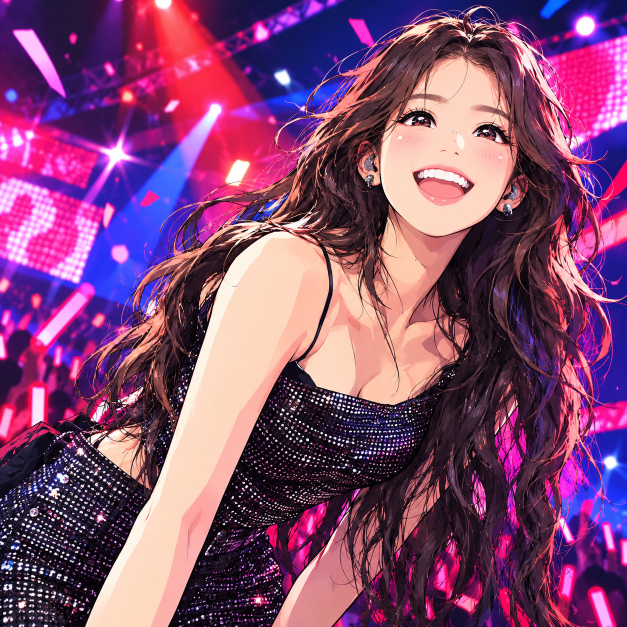
#> input picture concert/assets/reference.jpg, 1254 x 1254 px (shown at 1/2 size); its folder holds 2 pictures in this run
$ python gen_trace.py
#> lines starting #> are read from the running program, lines starting #| are printed output that depends on the picture
#!/usr/bin/env python3
"""벡터 트레이싱(trace) 데이터 생성기.

원본을 수만 개의 채운 벡터 도형(평면색·선형 그라디언트)으로 바꿔 concert/js/trace/data.js에 쓴다.

    python3 concert/tools/gen_trace.py                  # data.js 생성 (1~2분)
    python3 concert/tools/gen_trace.py --cache DIR      # 분할 결과를 DIR에 캐시 (조정할 때 빠르게)
    python3 concert/tools/gen_trace.py --vtracer x.svg  # 비교용 vtracer 기준선 (pip install vtracer==0.6.15)

필요한 것: numpy, opencv-python, scipy, Pillow, 그리고 C 컴파일러(cc/gcc/clang).
영역 병합기(C, 아래 MERGE_C)는 처음 실행할 때 concert/tools/bin/에 컴파일된다 (git에서 제외되는 폴더).
배경 마스크 tools/analysis/mask_bg.png가 있으면 무대 배경을 따로 층으로 나눈다 (인트로에서 무대가 먼저 켜진다).

알고리즘
  1. 분할: 화소 하나하나를 영역으로 시작해, 이웃 영역 쌍을 '합쳤을 때 늘어나는 오차 − 없어지는 경계 비용
     − 영역 하나의 비용'이 가장 작은 것부터 합친다 (Mumford–Shah 에너지의 탐욕적 최소화, C로 구현).
     영역의 색 모형은 평면색과 아핀 그라디언트(+mu) 중 싼 쪽. 얼굴 쪽 화소는 가중치를 높여 잘게 나뉜다.
     경계 비용(lam)을 낮추고 영역 비용(rho)을 높이면 같은 크기에서 가늘고 긴 머리카락 획이 더 잘 남는다.
  2. 채우기: 영역마다 평면색, 또는 방향 하나짜리 선형 그라디언트(createLinearGradient와 같은 모형)를
     최소제곱으로 맞춘다 (64방향 중 오차를 가장 줄이는 방향).
  3. 칠하는 순서: 배경 층 → 인물 층, 층 안에서는 구멍을 메운 면적이 큰 것부터. 앞 도형은 뒤 도형 밑으로
     1px 더 뻗고, 뒤에 칠할 영역만 든 구멍은 메워서 칠하므로 도형 사이에 틈이 생기지 않는다 ('쌓기').
     앞 층 영역이 든 구멍은 하위 경로(evenodd)로 남긴다.
  4. 외곽선: 2배 확대 마스크의 윤곽을 픽셀 모서리(crack) 좌표로 되돌려 정확한 계단 다각형을 얻고,
     계단의 직선 구간 중점을 이어 매끈하게 한다. 그다음 앞에 칠한 영역과 맞닿은 꼭짓점을 법선 방향으로
     옮겨 원본의 안티앨리어싱 경계(안팎 색의 50% 지점)에 맞추고 (1/4px 정밀도), Douglas–Peucker로 줄인다.
     꺾이는 점은 모서리로 표시하고 나머지는 런타임에 Catmull–Rom 곡선으로 잇는다.
  실험했지만 기본으로 쓰지 않는 것: 2배 확대 분할(--scale 2, 4분·2.6GB에 이득 없음), 별도 선화 층
  (--ink, 이 밀도에서는 영역 층이 이미 선을 담아 오차만 조금 는다), Taubin 다듬기(가는 획이 사라짐),
  배경 층 흐림(--blur 1, 보기에는 부드럽지만 모든 배율에서 오차가 는다), 겹침 층위별 Z-순서 정렬(압축이 나빠짐).

데이터 형식 (zlib 압축 → base64, window.ConcertData.trace)
  머리: 'TRC4', u16 너비, u16 높이, u32 도형 수, u8×3 바탕색, u8 좌표 단위(1/n px), u8 층 수,
        층마다 (u32 도형 수, u8 흐림×10), 스트림 길이(u32) 5개
  스트림 (varint는 7비트씩 LEB128, zz는 지그재그 부호 변환)
    kind   도형마다 1바이트: 0 평면색, 1 그라디언트
    color  평면색 RGB 3바이트, 그라디언트는 RGB 두 개 + 끝점 4개(varint, 반 픽셀 단위 절댓값)
    count  하위 경로마다 (꼭짓점 수 << 2 | 첫 점 모서리 << 1 | 같은 도형의 하위 경로가 더 있음) varint
    start  하위 경로마다 첫 점 (zz varint, 앞 하위 경로 첫 점과의 차, 좌표 단위)
    delta  꼭짓점마다 (zz(dx) << 1 | 모서리) varint, zz(dy) varint (좌표 단위)
"""
import argparse
import base64
import hashlib
import os
import shutil
import subprocess
import sys
import tempfile
import time
import zlib

import cv2
import numpy as np
from PIL import Image
from scipy import ndimage as ndi

HERE = os.path.dirname(os.path.abspath(__file__))
ROOT = os.path.abspath(os.path.join(HERE, '..'))
REF = os.path.join(ROOT, 'assets', 'reference.jpg')
OUT = os.path.join(ROOT, 'js', 'trace', 'data.js')
BIN_DIR = os.path.join(HERE, 'bin')

W = H = 1254

# ── 분할 설정 ──
SEG = dict(
    lam=80.0,  # 경계 1px의 비용 (RGB 제곱오차 단위)
    rho=2800.0,  # 영역 하나의 비용
    mu=2800.0,  # 그라디언트 채우기의 추가 비용 (음수면 평면색만)
    eps=4.0,  # 그라디언트 적합 릿지 (px^2)
)
FACE_WEIGHT = 24.0  # 얼굴 타원 안 화소의 오차 가중치
SCALE = 1  # 원본을 이 배율로 (바이큐빅) 키운 그림을 분할한다 → 경계가 1/SCALE px 정밀도

# ── 도형 설정 ──
GRAD_MIN_AREA = 24  # 이보다 작은 영역은 평면색
GRAD_MIN_GAIN = 2000.0  # 그라디언트가 줄여야 하는 최소 제곱오차 (mu보다 작으면 mu)
CORNER_RUN = 3  # 양쪽 직선 구간이 이 길이 이상이면 계단 모서리를 살린다
DP_EPS = 0.4  # Douglas–Peucker 허용 오차(px)
COORD_UNIT = 4  # 꼭짓점 좌표 단위: 1/COORD_UNIT px
CORNER_ANGLE = 70.0  # 이보다 크게 꺾이면 모서리로 표시(도)
SMOOTH_ITERS = 0  # 경계 잔떨림을 줄이는 Taubin 다듬기 횟수 (모서리는 고정) — 가는 획이 사라져서 끔
REFINE = dict(
    reach=1.5,  # 법선 방향으로 이만큼(px) 앞뒤를 훑어 원본 경계(안팎 색의 50% 지점)를 찾는다
    move=0.75,  # 꼭짓점을 옮기는 최대 거리(px)
    contrast=24.0,  # 안팎 색 차이(RGB 거리)가 이보다 작으면 옮기지 않는다
)

# ── 배경 층 ──
BG_MASK = os.path.join(HERE, 'analysis', 'mask_bg.png')  # 배경(무대) 마스크, 없으면 층을 나누지 않는다
# 배경 층을 칠한 뒤 한 번에 거는 가우시안 흐림 반지름(px). 아웃포커스 무대처럼 보이지만 재 보면
# 원본 배경에도 또렷한 무늬가 많아서, 배경만 따로 재도 1px 흐림이 모든 배율에서 오차를 늘렸다 → 0.
# (크롬은 1px 미만의 캔버스 흐림을 무시한다.)
SOFT_BLUR = 0.0

# ── 선화(잉크) 층 설정 ──
INK = dict(
    close_r=3,  # 닫힘 연산 반지름(px): 이보다 가는 어두운 획을 선으로 본다
    min_depth=18.0,  # 선으로 볼 최소 대비 (회색조 0..255)
    min_bg=150.0,  # 선 둘레 바탕(닫힘)이 이보다 밝아야 한다 — 눈동자 속 무늬 같은 어두운 바탕은 뺀다
    up=4,  # 윤곽을 뽑는 배율 (1/up px 정밀도)
    eps=0.3,  # Douglas–Peucker 허용 오차(px)
    min_area=1.5,  # 이보다 작은 조각은 버린다 (px^2)
    roi=1.15,  # 얼굴 타원 반지름 배수 — 이 안에서만 선을 뽑는다
)

MERGE_C = r'''
// 영역 병합 분할 (Mumford-Shah 근사). gen_trace.py가 컴파일해서 쓴다.
// 입력: int32 W, H, float32 [H*W*4] (r, g, b, 가중치) / 출력: int32 N, int32 [H*W] 라벨
// 인자: in out lambda rho mu eps target maxcost
#include <math.h>
#include <stdint.h>
#include <stdio.h>
#include <stdlib.h>
#include <string.h>

typedef struct {
  double w, sx, sy, sxx, sxy, syy, sc[3], sxc[3], syc[3], scc;
} Stats;
typedef struct {
  int32_t *k;
  float *v;
  int cap, cnt, used;
} Nb;
typedef struct {
  float cost;
  int32_t a, b;
  uint32_t va, vb;
} Edge;

static Stats *st;
static Nb *nb;
static uint32_t *ver;
static int32_t *par;
static Edge *heap;
static size_t hn, hcap;
static double LAMBDA, RHO, MU, EPS;

// 이웃 해시표 (열린 주소법, -1 빈칸, -2 지운 칸)
static void nb_init(Nb *t, int cap) {
  t->cap = cap;
  t->cnt = t->used = 0;
  t->k = malloc(sizeof(int32_t) * cap);
  t->v = malloc(sizeof(float) * cap);
  for (int i = 0; i < cap; i++) t->k[i] = -1;
}
static void nb_put(Nb *t, int32_t key, float add);
static void nb_grow(Nb *t) {
  int oc = t->cap, nc = oc;
  int32_t *ok = t->k;
  float *ov = t->v;
  while (nc < (t->cnt + 1) * 3) nc *= 2;
  nb_init(t, nc);
  for (int i = 0; i < oc; i++)
    if (ok[i] >= 0) nb_put(t, ok[i], ov[i]);
  free(ok);
  free(ov);
}
static inline uint32_t hsh(int32_t k) { return (uint32_t)k * 2654435761u; }
static void nb_put(Nb *t, int32_t key, float add) {
  if ((t->used + 1) * 3 > t->cap * 2) nb_grow(t);
  uint32_t m = t->cap - 1, i = hsh(key) & m;
  int tomb = -1;
  while (t->k[i] != -1) {
    if (t->k[i] == key) {
      t->v[i] += add;
      return;
    }
    if (t->k[i] == -2 && tomb < 0) tomb = i;
    i = (i + 1) & m;
  }
  if (tomb >= 0) i = tomb;
  else t->used++;
  t->k[i] = key;
  t->v[i] = add;
  t->cnt++;
}
static float nb_get(const Nb *t, int32_t key) {
  uint32_t m = t->cap - 1, i = hsh(key) & m;
  while (t->k[i] != -1) {
    if (t->k[i] == key) return t->v[i];
    i = (i + 1) & m;
  }
  return 0;
}
static void nb_del(Nb *t, int32_t key) {
  uint32_t m = t->cap - 1, i = hsh(key) & m;
  while (t->k[i] != -1) {
    if (t->k[i] == key) {
      t->k[i] = -2;
      t->cnt--;
      return;
    }
    i = (i + 1) & m;
  }
}

// 영역 에너지 = min(평면색 오차, 아핀 그라디언트 오차 + MU)
static double sse_flat(const Stats *s) {
  if (s->w <= 0) return 0;
  double t = s->scc;
  for (int k = 0; k < 3; k++) t -= s->sc[k] * s->sc[k] / s->w;
  return t > 0 ? t : 0;
}
static double energy(const Stats *s) {
  double f = sse_flat(s);
  if (MU < 0) return f;
  double w = s->w, mx = s->sx / w, my = s->sy / w;
  double a = s->sxx - s->sx * mx + EPS, b = s->sxy - s->sx * my, d = s->syy - s->sy * my + EPS;
  double det = a * d - b * b;
  if (det <= 1e-9) return f;
  double red = 0;
  for (int k = 0; k < 3; k++) {
    double bx = s->sxc[k] - mx * s->sc[k], by = s->syc[k] - my * s->sc[k];
    double gx = (d * bx - b * by) / det, gy = (-b * bx + a * by) / det;
    red += gx * bx + gy * by + EPS * (gx * gx + gy * gy);
  }
  double g = f - red;
  if (g < 0) g = 0;
  g += MU;
  return g < f ? g : f;
}
static inline void add_stats(Stats *a, const Stats *b) {
  double *pa = (double *)a;
  const double *pb = (const double *)b;
  for (size_t i = 0; i < sizeof(Stats) / sizeof(double); i++) pa[i] += pb[i];
}
static double merge_cost(int32_t a, int32_t b, float len) {
  Stats m = st[a];
  add_stats(&m, &st[b]);
  return energy(&m) - energy(&st[a]) - energy(&st[b]) - LAMBDA * len - RHO;
}

static void hpush(float cost, int32_t a, int32_t b) {
  if (hn == hcap) {
    hcap *= 2;
    heap = realloc(heap, sizeof(Edge) * hcap);
  }
  Edge e = {cost, a, b, ver[a], ver[b]};
  size_t i = hn++;
  while (i > 0) {
    size_t p = (i - 1) / 2;
    if (heap[p].cost <= cost) break;
    heap[i] = heap[p];
    i = p;
  }
  heap[i] = e;
}
static Edge hpop(void) {
  Edge top = heap[0], last = heap[--hn];
  size_t i = 0;
  for (;;) {
    size_t l = 2 * i + 1, r = l + 1, s = i;
    float sc = last.cost;
    if (l < hn && heap[l].cost < sc) {
      s = l;
      sc = heap[l].cost;
    }
    if (r < hn && heap[r].cost < sc) s = r;
    if (s == i) break;
    heap[i] = heap[s];
    i = s;
  }
  if (hn) heap[i] = last;
  return top;
}
static int32_t find(int32_t x) {
  while (par[x] != x) {
    par[x] = par[par[x]];
    x = par[x];
  }
  return x;
}

int main(int argc, char **argv) {
  if (argc < 9) return 2;
  LAMBDA = atof(argv[3]);
  RHO = atof(argv[4]);
  MU = atof(argv[5]);
  EPS = atof(argv[6]);
  long target = atol(argv[7]);
  double maxcost = atof(argv[8]);
  FILE *f = fopen(argv[1], "rb");
  int32_t W, H;
  if (!f || fread(&W, 4, 1, f) != 1 || fread(&H, 4, 1, f) != 1) return 3;
  long N = (long)W * H;
  float *px = malloc(sizeof(float) * 4 * N);
  if (fread(px, sizeof(float), 4 * N, f) != (size_t)(4 * N)) return 3;
  fclose(f);

  st = calloc(N, sizeof(Stats));
  nb = calloc(N, sizeof(Nb));
  ver = calloc(N, sizeof(uint32_t));
  par = malloc(sizeof(int32_t) * N);
  for (long i = 0; i < N; i++) {
    double x = (double)(i % W) + 0.5, y = (double)(i / W) + 0.5, w = px[4 * i + 3];
    Stats *s = &st[i];
    s->w = w;
    s->sx = w * x;
    s->sy = w * y;
    s->sxx = w * x * x;
    s->sxy = w * x * y;
    s->syy = w * y * y;
    for (int k = 0; k < 3; k++) {
      double c = px[4 * i + k];
      s->sc[k] = w * c;
      s->sxc[k] = w * x * c;
      s->syc[k] = w * y * c;
      s->scc += w * c * c;
    }
    par[i] = i;
    nb_init(&nb[i], 8);
  }
  hcap = 4 * N;
  heap = malloc(sizeof(Edge) * hcap);
  for (long i = 0; i < N; i++) {
    long x = i % W, y = i / W;
    if (x + 1 < W) {
      nb_put(&nb[i], i + 1, 1);
      nb_put(&nb[i + 1], i, 1);
      hpush(merge_cost(i, i + 1, 1), i, i + 1);
    }
    if (y + 1 < H) {
      nb_put(&nb[i], i + W, 1);
      nb_put(&nb[i + W], i, 1);
      hpush(merge_cost(i, i + W, 1), i, i + W);
    }
  }
  long count = N;
  while (hn && count > target) {
    Edge e = hpop();
    int32_t a = find(e.a), b = find(e.b);
    if (a == b) continue;
    float len = nb_get(&nb[a], b);
    if (len <= 0) continue;
    if (a != e.a || b != e.b || e.va != ver[a] || e.vb != ver[b]) {
      // 낡은 항목: 지금의 대표 영역끼리 비용을 다시 계산해서 넣는다
      hpush(merge_cost(a, b, len), a, b);
      continue;
    }
    if (e.cost > maxcost) break;
    if (nb[a].cnt < nb[b].cnt) {  // 이웃이 많은 쪽이 살아남는다
      int32_t t = a;
      a = b;
      b = t;
    }
    add_stats(&st[a], &st[b]);
    Nb *tb = &nb[b];
    for (int i = 0; i < tb->cap; i++) {
      int32_t n = tb->k[i];
      if (n < 0 || n == a) continue;
      float l = tb->v[i];
      nb_del(&nb[n], b);
      nb_put(&nb[n], a, l);
      nb_put(&nb[a], n, l);
    }
    nb_del(&nb[a], b);
    free(tb->k);
    free(tb->v);
    tb->k = NULL;
    tb->cap = tb->cnt = 0;
    par[b] = a;
    ver[a]++;
    count--;
    // 이웃이 적으면 바로 새 비용을 넣고, 많으면 꺼낼 때 다시 계산한다
    Nb *ta = &nb[a];
    if (ta->cnt <= 48) {
      for (int i = 0; i < ta->cap; i++)
        if (ta->k[i] >= 0) hpush(merge_cost(a, ta->k[i], ta->v[i]), a, ta->k[i]);
    }
  }
  int32_t *lab = malloc(sizeof(int32_t) * N), *remap = malloc(sizeof(int32_t) * N), nl = 0;
  for (long i = 0; i < N; i++) remap[i] = -1;
  for (long i = 0; i < N; i++) {
    int32_t r = find(i);
    if (remap[r] < 0) remap[r] = nl++;
    lab[i] = remap[r];
  }
  FILE *o = fopen(argv[2], "wb");
  fwrite(&nl, 4, 1, o);
  fwrite(lab, 4, N, o);
  fclose(o);
  return 0;
}
'''


# ── 공용 ─────────────────────────────────────────────
def log(*a):
    print(*a, flush=True)


def build_merger():
    """C 병합기를 (소스가 바뀌었을 때만) 컴파일한다."""
    tag = hashlib.sha1(MERGE_C.encode()).hexdigest()[:10]
    exe = os.path.join(BIN_DIR, f'trace_merge_{tag}')
    if os.path.exists(exe):
        return exe
    cc = shutil.which('cc') or shutil.which('gcc') or shutil.which('clang')
    if not cc:
        sys.exit('C 컴파일러(cc/gcc/clang)가 필요합니다.')
    os.makedirs(BIN_DIR, exist_ok=True)
    src = os.path.join(BIN_DIR, f'trace_merge_{tag}.c')
    with open(src, 'w') as f:
        f.write(MERGE_C)
    subprocess.run([cc, '-O2', '-o', exe, src, '-lm'], check=True)
    return exe


def load_ref():
    return np.asarray(Image.open(REF).convert('RGB')).astype(np.float32)


def face_weight(scale):
    """얼굴 타원(눈·입 포함) 안쪽 화소의 가중치를 높인다."""
    yy, xx = (np.mgrid[0 : H * scale, 0 : W * scale].astype(np.float32) + 0.5) / scale
    d = face_ellipse(xx, yy)
    wgt = 1.0 + (FACE_WEIGHT - 1.0) * np.clip((1.25 - d) / 0.5, 0, 1)
    return wgt.astype(np.float32)


# ── 1. 분할 ──────────────────────────────────────────
def segment(img, wgt, cache=None):
    key = hashlib.sha1(
        repr(sorted(SEG.items())).encode() + img.tobytes()[::997] + wgt.tobytes()[::997] + MERGE_C.encode()
    ).hexdigest()[:12]
    if cache:
        path = os.path.join(cache, f'labels_{key}.npy')
        if os.path.exists(path):
            log(f'분할: 캐시 {path}')
            return np.load(path)
    exe = build_merger()
    t0 = time.time()
    hh, ww = img.shape[:2]
    with tempfile.TemporaryDirectory() as tmp:
        fin, fout = os.path.join(tmp, 'in.bin'), os.path.join(tmp, 'out.bin')
        buf = np.concatenate([img, wgt[..., None]], axis=2).astype(np.float32)
        with open(fin, 'wb') as f:
            f.write(np.array([ww, hh], np.int32).tobytes())
            f.write(buf.tobytes())
        args = [SEG['lam'], SEG['rho'], SEG['mu'], SEG['eps'], 0, 0]
        subprocess.run([exe, fin, fout] + [str(a) for a in args], check=True)
        d = np.fromfile(fout, np.int32)
    lab = d[1:].reshape(hh, ww)
    log(f'분할: 영역 {d[0]}개, {time.time() - t0:.1f}s')
    if cache:
        os.makedirs(cache, exist_ok=True)
        np.save(path, lab)
    return lab


# ── 2. 채우기 ─────────────────────────────────────────
# [355 lines left out: functions fit_fills, crack_contours, smooth_polygon, taubin, fill_at, refine_edges and 6 more, not called in this run]


# ── 선화(잉크) 층 ─────────────────────────────────────
def face_ellipse(xx, yy):
    """얼굴 타원 정규화 거리^2 (1이면 타원 경계)."""
    return ((xx - 885) / 215) ** 2 + ((yy - 290) / 200) ** 2


# [83 lines left out: functions ink_layer, varints, not called in this run]


def zz(v):
    v = np.asarray(v, dtype=np.int64)
    return np.where(v >= 0, v * 2, -v * 2 - 1)


# [91 lines left out: functions encode, region_layer, vtracer_baseline, write_js, not called in this run]


def main():
    global DP_EPS
    ap = argparse.ArgumentParser()
    ap.add_argument('--out', default=OUT)
    ap.add_argument('--cache', help='분할 결과 캐시 폴더')
    ap.add_argument('--scale', type=int, default=SCALE)
    ap.add_argument('--ink', action='store_true', help='선화(잉크) 층을 더한다 (실험: 지금 밀도에서는 오차가 조금 늘어 기본은 끔)')
    ap.add_argument('--inpaint', action='store_true', help='선 아래를 메운 그림으로 분할한다')
    ap.add_argument('--no-soft', action='store_true', help='배경 층을 나누지 않는다')
    ap.add_argument('--no-refine', action='store_true', help='경계를 원본의 50%% 지점으로 옮기지 않는다')
    ap.add_argument('--blur', type=float, default=SOFT_BLUR, help='배경 층 흐림 반지름(px, 1 이상이어야 효과)')
    for k in SEG:
        ap.add_argument('--' + k, type=float, default=None, help=f'분할 설정 (기본 {SEG[k]})')
    ap.add_argument('--dp-eps', type=float, default=None, help=f'외곽선 단순화 허용 오차 px (기본 {DP_EPS})')
    ap.add_argument('--vtracer', metavar='SVG', help='비교용 vtracer SVG만 만들고 끝낸다')
    args = ap.parse_args()
    if args.dp_eps is not None:
        DP_EPS = args.dp_eps
    if args.vtracer:
        vtracer_baseline(args.vtracer)
        return
    for k in SEG:
        if getattr(args, k) is not None:
            SEG[k] = getattr(args, k)
    t0 = time.time()
    ref = load_ref()
    sc = args.scale
    log(f'설정: scale {sc}, ' + ', '.join(f'{k} {v:g}' for k, v in SEG.items()))
    ink, inkmask = ink_layer(ref) if args.ink else ([], None)
#> ink = []
    src = ref
    if inkmask is not None and args.inpaint:
        # 선 아래의 바탕색을 메워서 분할한다 (선은 잉크 층이 그린다)
        m = cv2.dilate(inkmask.astype(np.uint8), np.ones((3, 3), np.uint8))
        src = cv2.inpaint(np.clip(ref, 0, 255).astype(np.uint8), m, 3, cv2.INPAINT_TELEA).astype(np.float32)
    img = cv2.resize(src, (W * sc, H * sc), interpolation=cv2.INTER_CUBIC) if sc > 1 else src
    img = np.clip(img, 0, 255)
    lab = segment(img, face_weight(sc), args.cache)
#> in segment, `key = hashlib.sha1( repr(sorted(SEG.items())).encode() + img.tobytes()..`: key = '1f8ce60ab114'
#> in segment, `buf = np.concatenate([img, wgt[..., None]], axis=2).astype(np.float32)`:
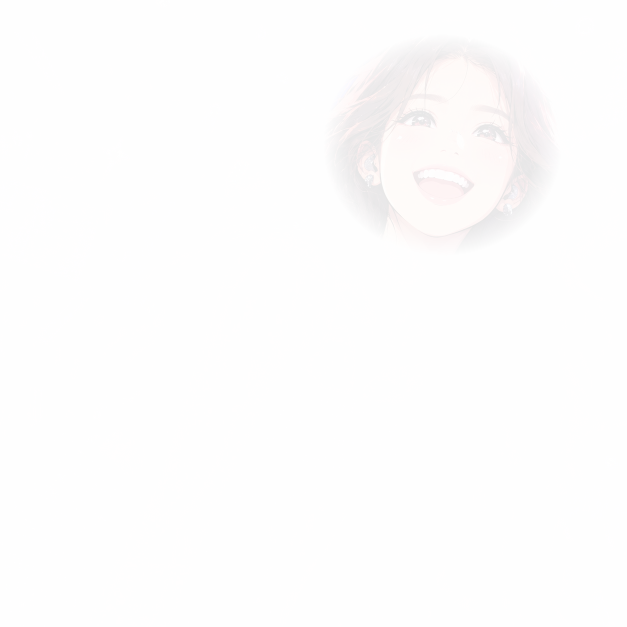
#> buf: shape (1254, 1254, 4) float32 (shown at 1/2 size); mean R, G, B, A 132.2, 73.2, 114.6, 3; transparent parts drawn white
    fills = fit_fills(img, lab, sc)
    # 배경 마스크에 절반 넘게 든 영역은 배경 층(그룹 0), 나머지는 인물 층(그룹 1)
    group = np.ones(int(lab.max()) + 1, np.int64)
    if os.path.exists(BG_MASK) and not args.no_soft:
        bgm = np.asarray(Image.open(BG_MASK).convert('L').resize((W * sc, H * sc), Image.NEAREST)) > 127
        frac = np.bincount(lab.ravel(), weights=bgm.ravel()) / np.bincount(lab.ravel())
        group = (frac < 0.5).astype(np.int64)
    else:
        log('배경 마스크를 쓰지 않음: 배경·인물 층을 나누지 않는다')
    shapes = build_shapes(lab, sc, group, None if args.no_refine else img.astype(np.float32), fills)
    soft = [sh for sh in shapes if group[sh[0]] == 0]
    sharp = [sh for sh in shapes if group[sh[0]] == 1]
    layers = [region_layer(soft, fills), region_layer(sharp, fills), [(('flat', c), subs) for c, subs in ink]]
    blurs = [args.blur, 0, 0]
    log(f'층: 배경 {len(soft)}, 인물 {len(sharp)}, 선화 {len(ink)}')
    comp = encode(layers, ref.reshape(-1, 3).mean(axis=0), blurs)
    write_js(comp, args.out)
    log(f'끝: {time.time() - t0:.1f}s')


if __name__ == '__main__':
#> (the run stopped early here; a loop or call above may not have finished)
